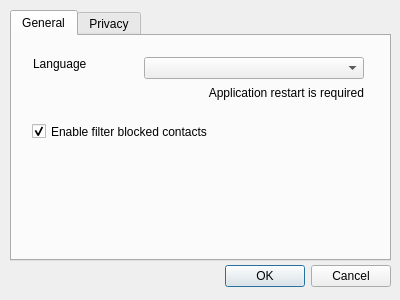
<?xml version="1.0" encoding="UTF-8"?>
<ui version="4.0">
 <class>OptionsDialog</class>
 <widget class="QDialog" name="OptionsDialog">
  <property name="geometry">
   <rect>
    <x>0</x>
    <y>0</y>
    <width>400</width>
    <height>300</height>
   </rect>
  </property>
  <property name="windowTitle">
   <string>Options</string>
  </property>
  <property name="modal">
   <bool>true</bool>
  </property>
  <widget class="QDialogButtonBox" name="buttonBox">
   <property name="geometry">
    <rect>
     <x>50</x>
     <y>260</y>
     <width>341</width>
     <height>32</height>
    </rect>
   </property>
   <property name="orientation">
    <enum>Qt::Horizontal</enum>
   </property>
   <property name="standardButtons">
    <set>QDialogButtonBox::Cancel|QDialogButtonBox::Ok</set>
   </property>
  </widget>
  <widget class="QTabWidget" name="tabWidget">
   <property name="geometry">
    <rect>
     <x>10</x>
     <y>10</y>
     <width>381</width>
     <height>251</height>
    </rect>
   </property>
   <property name="currentIndex">
    <number>0</number>
   </property>
   <widget class="QWidget" name="general">
    <attribute name="title">
     <string>General</string>
    </attribute>
    <widget class="QWidget" name="layoutWidget">
     <property name="geometry">
      <rect>
       <x>21</x>
       <y>21</y>
       <width>331</width>
       <height>43</height>
      </rect>
     </property>
     <layout class="QGridLayout" name="gridLayout">
      <item row="0" column="0">
       <widget class="QLabel" name="lang_label">
        <property name="text">
         <string>Language</string>
        </property>
        <property name="alignment">
         <set>Qt::AlignLeading|Qt::AlignLeft|Qt::AlignTop</set>
        </property>
       </widget>
      </item>
      <item row="0" column="1">
       <layout class="QVBoxLayout" name="verticalLayout">
        <item>
         <widget class="QComboBox" name="language">
          <property name="minimumSize">
           <size>
            <width>220</width>
            <height>0</height>
           </size>
          </property>
          <property name="currentIndex">
           <number>-1</number>
          </property>
         </widget>
        </item>
        <item>
         <widget class="QLabel" name="label">
          <property name="text">
           <string>Application restart is required</string>
          </property>
          <property name="alignment">
           <set>Qt::AlignRight|Qt::AlignTrailing|Qt::AlignVCenter</set>
          </property>
         </widget>
        </item>
       </layout>
      </item>
     </layout>
    </widget>
    <widget class="QCheckBox" name="enable_filter_blocked">
     <property name="geometry">
      <rect>
       <x>20</x>
       <y>80</y>
       <width>331</width>
       <height>31</height>
      </rect>
     </property>
     <property name="text">
      <string>Enable filter blocked contacts</string>
     </property>
     <property name="checked">
      <bool>true</bool>
     </property>
    </widget>
   </widget>
   <widget class="QWidget" name="privacy">
    <attribute name="title">
     <string>Privacy</string>
    </attribute>
    <widget class="QLabel" name="chat_label">
     <property name="geometry">
      <rect>
       <x>20</x>
       <y>10</y>
       <width>191</width>
       <height>21</height>
      </rect>
     </property>
     <property name="text">
      <string>Allow chat message from...</string>
     </property>
    </widget>
    <widget class="QRadioButton" name="chat_contacts">
     <property name="geometry">
      <rect>
       <x>50</x>
       <y>40</y>
       <width>181</width>
       <height>17</height>
      </rect>
     </property>
     <property name="text">
      <string>People from my Contacts</string>
     </property>
     <property name="checked">
      <bool>true</bool>
     </property>
     <attribute name="buttonGroup">
      <string notr="true">allow_chat</string>
     </attribute>
    </widget>
    <widget class="QRadioButton" name="chat_authorized">
     <property name="geometry">
      <rect>
       <x>50</x>
       <y>60</y>
       <width>181</width>
       <height>21</height>
      </rect>
     </property>
     <property name="text">
      <string>Authorized Contacts</string>
     </property>
     <attribute name="buttonGroup">
      <string notr="true">allow_chat</string>
     </attribute>
    </widget>
    <widget class="QLabel" name="mail_label">
     <property name="geometry">
      <rect>
       <x>20</x>
       <y>100</y>
       <width>191</width>
       <height>21</height>
      </rect>
     </property>
     <property name="text">
      <string>Allow mail message from...</string>
     </property>
    </widget>
    <widget class="QRadioButton" name="mail_anyone">
     <property name="geometry">
      <rect>
       <x>50</x>
       <y>130</y>
       <width>191</width>
       <height>17</height>
      </rect>
     </property>
     <property name="text">
      <string>Anyone</string>
     </property>
     <property name="checked">
      <bool>true</bool>
     </property>
     <attribute name="buttonGroup">
      <string notr="true">allow_mail</string>
     </attribute>
    </widget>
    <widget class="QRadioButton" name="mail_authorized">
     <property name="geometry">
      <rect>
       <x>50</x>
       <y>150</y>
       <width>191</width>
       <height>21</height>
      </rect>
     </property>
     <property name="text">
      <string>Authorized Contacts</string>
     </property>
     <attribute name="buttonGroup">
      <string notr="true">allow_mail</string>
     </attribute>
    </widget>
    <widget class="QCheckBox" name="save_spam">
     <property name="enabled">
      <bool>false</bool>
     </property>
     <property name="geometry">
      <rect>
       <x>80</x>
       <y>170</y>
       <width>291</width>
       <height>21</height>
      </rect>
     </property>
     <property name="text">
      <string>Blocked message save in Spam folder</string>
     </property>
     <property name="checked">
      <bool>true</bool>
     </property>
    </widget>
   </widget>
  </widget>
 </widget>
 <resources/>
 <connections>
  <connection>
   <sender>buttonBox</sender>
   <signal>accepted()</signal>
   <receiver>OptionsDialog</receiver>
   <slot>accept()</slot>
   <hints>
    <hint type="sourcelabel">
     <x>267</x>
     <y>277</y>
    </hint>
    <hint type="destinationlabel">
     <x>22</x>
     <y>258</y>
    </hint>
   </hints>
  </connection>
  <connection>
   <sender>buttonBox</sender>
   <signal>rejected()</signal>
   <receiver>OptionsDialog</receiver>
   <slot>reject()</slot>
   <hints>
    <hint type="sourcelabel">
     <x>372</x>
     <y>269</y>
    </hint>
    <hint type="destinationlabel">
     <x>41</x>
     <y>269</y>
    </hint>
   </hints>
  </connection>
  <connection>
   <sender>mail_authorized</sender>
   <signal>toggled(bool)</signal>
   <receiver>save_spam</receiver>
   <slot>setEnabled(bool)</slot>
   <hints>
    <hint type="sourcelabel">
     <x>168</x>
     <y>192</y>
    </hint>
    <hint type="destinationlabel">
     <x>248</x>
     <y>210</y>
    </hint>
   </hints>
  </connection>
 </connections>
 <buttongroups>
  <buttongroup name="allow_mail"/>
  <buttongroup name="allow_chat"/>
 </buttongroups>
</ui>
